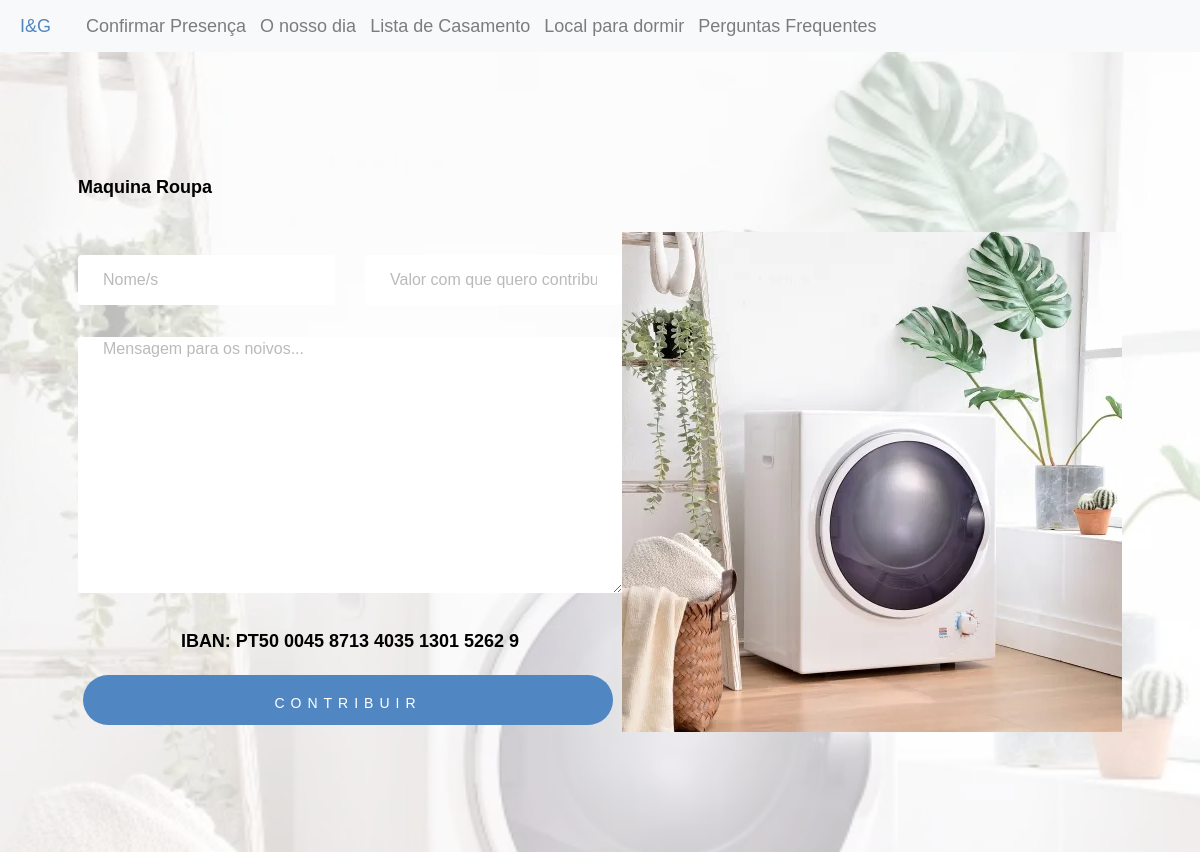
The app's page /honeymoon/product/1/1, older data.
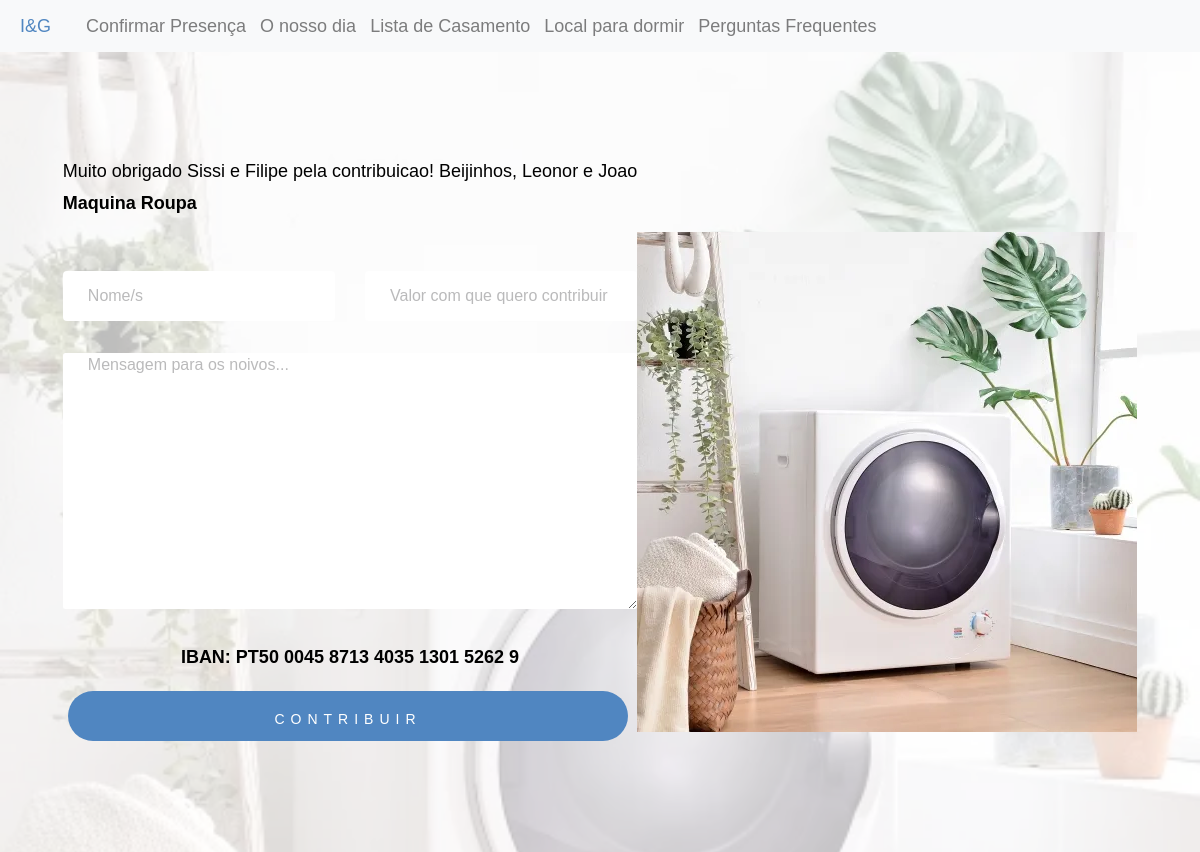
The same page, newer data.
### inesegoncalo/models/products.py (models this page shows, shortened)
class Product(db.Model, model.Model, model.Base):
    __tablename__ = 'products'
    __table_args__ = {'extend_existing': True}
    id = Column(Integer, primary_key=True)
    name = Column(String(80), unique=True, nullable=False)
    description = Column(Text)
    price = Column(Float)
    price_paid = Column(Float, default=0.0)
    store = Column(Text)
    show_price = Column(Boolean, default=True)
    priority = Column(Integer, default=10)
    category_id = Column(Integer, ForeignKey('categories.id'), nullable=True)
    images = relationship('ProductImage', back_populates="product")
    contributions = relationship('Contribution', back_populates="product")
    category = relationship('Category', back_populates="products")

### inesegoncalo/models/product_images.py (models this page shows)
class ProductImage(db.Model ,model.Model,model.Base):
    __tablename__ = 'product_images'
    __table_args__ = {'extend_existing': True}
    id = Column(Integer, primary_key=True)
    path = Column(Text)
    product_id = Column(Integer, ForeignKey('products.id'))
    product = relationship('Product', back_populates="images")

### inesegoncalo/models/contributions.py (models this page shows, shortened)
class Contribution(db.Model ,model.Model,model.Base):
    __tablename__ = 'contribution'
    __table_args__ = {'extend_existing': True}
    id = Column(Integer, primary_key=True)
    name = Column(String(80))
    value_contributed = Column(Float)
    message = Column(Text)
    product_id = Column(Integer, ForeignKey('products.id'))
    product = relationship('Product', back_populates="contributions")
    def thank_you_message(self):
        return specific_info.generate_ty_contribution_message(self.name)

### inesegoncalo/modules/honeymoon.py (the view, shortened to what this page needs)
@bp.route('/product/<product_id>', methods=('GET', 'POST'))
@bp.route('/product/<product_id>/<contribution_id>', methods=('GET', 'POST'))
def product(product_id,contribution_id=None):
    product = Product.query.filter_by(id=product_id).first()
    contribution=None
    if contribution_id:
        contribution = Contribution.query.filter_by(id=contribution_id).first()
    return render_template('honeymoon/product.html',product=product,contribution=contribution)

### inesegoncalo/tools/specific_info.py (called while the page is built)
def generate_ty_contribution_message(person):
    return 'Muito obrigado {person} pela contribuicao! Beijinhos, Leonor e Joao'.format(person=person)

### inesegoncalo/templates/honeymoon/product.html (shortened to what this page needs)
{% extends 'layout.html' %}
{% import 'macros/contributions.html' as contributions %}
{% block content %}
{% set product_background = url_for('static',filename=product.images[0].path) %}
<div class="product_background"  style="background:url('{{product_background}}');">
  <div class="product_container_column">
    {% if contribution %}
      <div class="contribution_thank_you">
        {{contribution.thank_you_message()}}
      </div>
    {% endif %}
    <div class="preco">
      <p><b>{{product.name}}</b></p>
    </div>
    {{contributions.contribution_form()}}
  </div>
  <div class="product_container_column">
    {% for image in product.images %}
      <div class="mySlides">
        <img src="{{url_for('static',filename=image.path)}}" style="width:100%">
      </div>
    {% endfor %}
  </div>
</div>
{% endblock %}

### inesegoncalo/templates/layout.html (shortened to what this page needs)
<!DOCTYPE html>
<html lang="en">
    <head>
        <link href="https://maxcdn.bootstrapcdn.com/bootstrap/4.1.3/css/bootstrap.min.css" rel="stylesheet">
        <link href="{{ url_for('static', filename='style/main.css')}}" rel="stylesheet">
        <link href="{{ url_for('static', filename='style/vendor.css')}}" rel="stylesheet">
        <link href="{{ url_for('static', filename='style/confirmation.css')}}" rel="stylesheet">
        <link href="{{ url_for('static', filename='style/card.css')}}" rel="stylesheet">
        <link href="{{ url_for('static', filename='style/contribution.css')}}" rel="stylesheet">
        <link href="{{ url_for('static', filename='style/timeline.css')}}" rel="stylesheet">
        <link href="{{ url_for('static', filename='style/lista_casamento.css')}}" rel="stylesheet">
        <link rel="stylesheet" href="https://use.fontawesome.com/releases/v5.2.0/css/all.css">
    <body id="top">
        <div>
            <nav class="navbar navbar-expand-lg navbar-light bg-light">
                <a  class="nav-link"  href="{{url_for('main.index')}}" style="color:#5086c1">
                    I&G
                </a>
                <div class="collapse navbar-collapse" id="navbarText">
                  <ul class="navbar-nav mr-auto">
                    <li class="nav-item">
                        <a class="nav-link" href="{{url_for('confirmations.confirmation')}}">Confirmar Presença</a>
                      </li>
                   <li class="nav-item">
                        <a class="nav-link"  href="{{url_for('main.info')}}">O nosso dia</a>
                    </li>
                    <li class="nav-item">
                        <a class="nav-link" href="{{url_for('products.all')}}">Lista de Casamento</a>
                      </li>
                      <li class="nav-item">
                        <a class="nav-link" href="{{url_for('main.hotels')}}">Local para dormir</a>
                      </li>
                      <li class="nav-item">
                        <a class="nav-link" href="{{url_for('main.faqs')}}">Perguntas Frequentes</a>
                      </li>
                  </ul>
                </div>
              </nav>
            </div>
        {% block content %}
        {% endblock %}
    </body>
</html>

### inesegoncalo/templates/macros/contributions.html
{% macro contribution_form() %}
<div class="contribution-form">
<form method="post">
    <div class="row">
        <div class="col-md-6">
            <div class="form-group">
                <input class="form-control" type="text"  name="name" placeholder="Nome/s">
            </div>
        </div>
        <div class="col-md-6">
            <div class="form-group">
                <input class="form-control" type="text"  name="value_to_contribute" placeholder="Valor com que quero contribuir">
            </div>
        </div>
    </div>
    <div class="row">
        <div class="col-md-12">
            <div class="form-group">
                <textarea class="form-control" type="text"  name="message" placeholder="Mensagem para os noivos..." cols="40" rows="5" ></textarea>
            </div>
        </div>
    </div>
    <div class="row mb-4">
        <div class="transfer_type col-md-12 d-flex justify-content-center">
            <p class="mb-1">
                IBAN: PT50 0045 8713 4035 1301 5262 9
            </p>
        </div>
        <br>
    </div>
    <div class="form-btn row m-2">
        <button class="submit-btn" id="contribute">Contribuir</button>
    </div>
</form>
</div>
{% endmacro %}

### inesegoncalo/static/style/main.css (style rules this page uses)
html { font-size: 10px; }
html, body { height: 100%; }
body { background: #ffffff; font-family: 'Metropolis', sans-serif; font-size: 1.8rem; font-style: normal; font-weight: normal; line-height: 1.778; color: #000000; margin: 0; padding: 0; position: relative; }
em, i, strong, b { font-size: inherit; line-height: inherit; }
strong, b { font-family: 'Metropolis', sans-serif ; font-weight: 700; }
ul { list-style: disc; }
li { display: list-item; }
ol, ul { margin-left: 1.6rem; }
ul li { padding-left: .4rem; }
button, .btn { margin-bottom: 1.6rem; }
input, textarea, select, pre, blockquote, figure, table, p, ul, ol, dl, form, .video-container, .ss-custom-select { margin-bottom: 3.2rem; }
input[type="email"], input[type="number"], input[type="search"], input[type="text"], input[type="tel"], input[type="url"], input[type="password"], textarea, select { display: block; height: 6.4rem; padding: 1.5rem 24px 1.5rem; border: 0; outline: none; color: #000000; font-family: 'Metropolis', sans-serif ; font-size: 1.5rem; line-height: 3.2rem; max-width: 100%; background-color: #e0e0e0; border: 1px solid transparent; transition: all .3s ease-in-out; border-radius: 4px; }
textarea { min-height: 25.6rem; }
::placeholder { color: #8c8c8c; }
.btn, button, input[type="submit"], input[type="reset"], input[type="button"] { display: inline-block; font-family: 'Metropolis', sans-serif ; font-weight: 700; font-size: 1.1rem; text-transform: uppercase; letter-spacing: .6rem; height: 6rem; line-height: 5.6rem; padding: 0 3.2rem; margin: 0 .4rem 1.6rem 0; color: #ffffff; text-decoration: none; text-align: center; white-space: nowrap; cursor: pointer; transition: all .3s ease-in-out; -webkit-font-smoothing: antialiased; -moz-osx-font-smoothing: grayscale; border-radius: 4px; background-color: #272727; border: 0.2rem solid #272727; }

### inesegoncalo/static/style/card.css (style rules this page uses)
body { background-color: #f8f9fa!important }
.product_background { box-shadow: inset 0 0 0 1000px rgb(255 255 255 / 74%); min-height:100vh; background-attachment: fixed; background-repeat: no-repeat!important; background-size: cover!important; display: flex; justify-content: center; flex-wrap: wrap; padding-top: 6rem; flex-direction: row; align-items: center; }

### inesegoncalo/static/style/contribution.css (style rules this page uses)
.contribution-form { padding-top: 20px; padding-bottom: 20px; border-radius: 6px; }
.contribution-form .form-group { position: relative; margin-bottom: 20px; }
.contribution-form .form-control { background-color: #fff; height: 50px; color: #191a1e; border: none; font-size: 16px; font-weight: 400; -webkit-box-shadow: none; box-shadow: none; padding: 0px 25px; }
.contribution-form .form-control::placeholder { color: rgba(82, 82, 84, 0.4); }
.contribution-form .form-btn { margin-top: 27px; }
.contribution-form .submit-btn { color: #fff; background-color: #5086c1; font-weight: 400; height: 50px; font-size: 14px; border: none; width: 100%; border-radius: 40px; text-transform: uppercase; -webkit-transition: 0.2s all; transition: 0.2s all; }
.transfer_type p { color: black; font-weight: bold; }

### inesegoncalo/static/style/lista_casamento.css (style rules this page uses)
a, a:hover { text-decoration: none; transition: color 0.3s ease-in-out; }

Row changes from the older to the newer data that the page shows:
added Contribution: thank_you_message "Muito obrigado Sissi e Filipe pela contribuicao! Beijinhos, Leonor e Joao"
